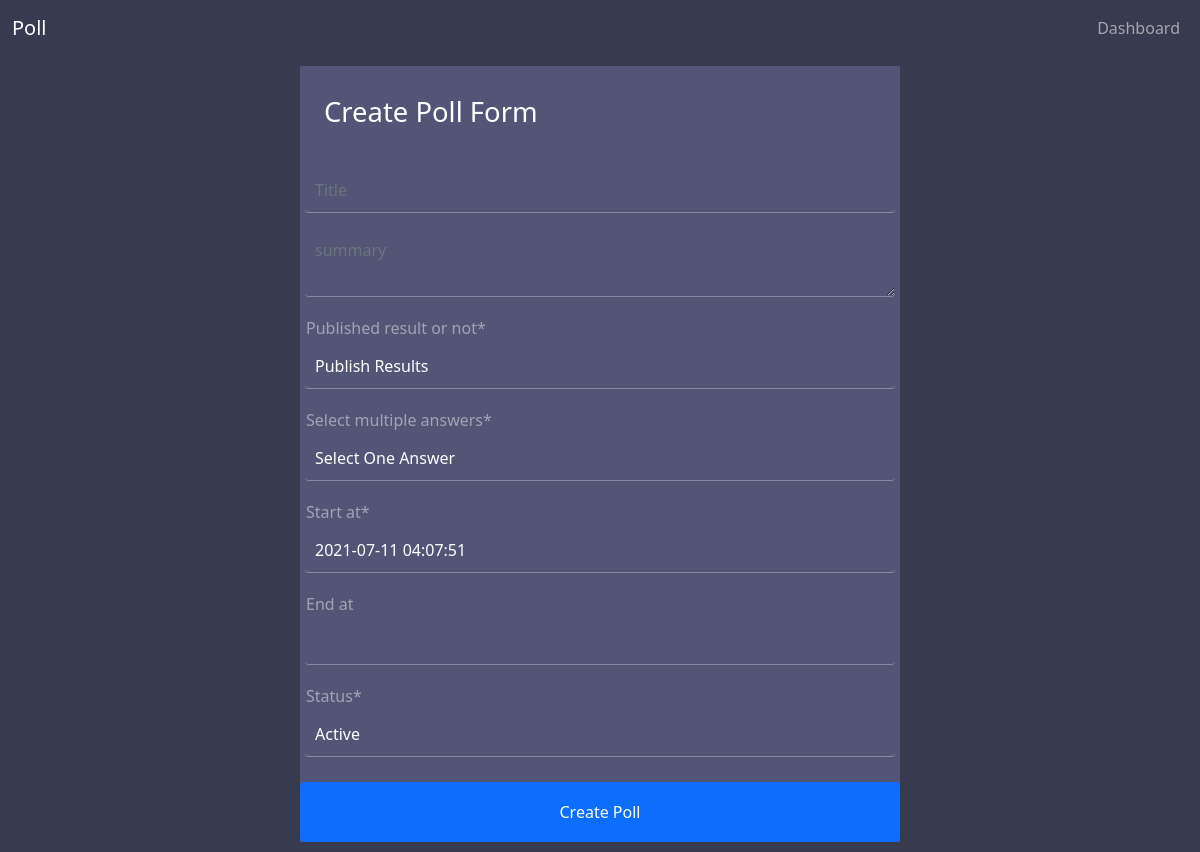
The page /update/30/ (signed in) on the database its author committed.
### poll/models.py (models this page shows, shortened)
class Poll(models.Model):
    author = models.ForeignKey(User, on_delete=models.CASCADE, null=True, blank=True)
    question = models.TextField(max_length=500)
    title = models.CharField(max_length=150, null=True, blank=True)
    summary = models.TextField(max_length=1000, null=True, blank=True)
    image = models.ImageField(null=True, blank=True, upload_to='poll_images')
    hide_results = models.BooleanField(default=False, choices=result_choices)
    multiple_answers = models.BooleanField(default=False, choices=multiple_answers_choices)
    views = models.IntegerField(default=0)
    created_at = models.DateTimeField(auto_now=True)
    start_at = models.DateTimeField(default=now)
    end_at = models.DateTimeField(null=True, blank=True)
    slug = models.SlugField(unique=True)
    status = models.BooleanField(default=True, choices=stats_choices)

### poll/views.py (the view, shortened to what this page needs)
# urls.py: path('update/<int:pk>/', PollUpdateView.as_view(), name='update_poll'),
class PollUpdateView(UserPassesTestMixin, UpdateView):
    model = Poll
    form_class = PollConfigForm
    template_name = 'poll/create_poll.html'
    def test_func(self):
        poll = self.get_object()
        user =  self.request.user
        try:
            return True if user.is_superuser or poll.author == user or poll.pollcode.code == self.request.GET.get('code') else False
        except:
            return False
        return context

### poll/forms.py
class PollConfigForm(ModelForm):
    class Meta:
        model = Poll
        fields = [
            'title',
            'summary',
            'hide_results',
            'multiple_answers',
            'start_at',
            'end_at',
            'status',
            ]
    def __init__(self, *args, **kwargs):
        super().__init__(*args, **kwargs)
        self.fields['title'].widget.attrs = {
            'placeholder':"Title"
            }
        self.fields['summary'].widget.attrs = {
            'placeholder':"summary"
            }
        self.fields['title'].label = ''
        self.fields['summary'].label = ''
        self.fields['hide_results'].label = 'Published result or not'
        self.fields['multiple_answers'].label = 'Select multiple answers'

### poll/templates/poll/create_poll.html (shortened to what this page needs)
{% extends 'poll/base.html' %}
{% load crispy_forms_tags %}
{% block content %}
<div class="account">
    <div class="form-container">
        <div class="form-header w-100 p-4 ">
            <h2>Create Poll Form</h2>
        </div>
        <form action="" method="POST" class="config-form">
            <div class="form-body mb-2">
                {{ form|crispy }}
            </div>
            <button class="btn btn-primary w-100" style="height: 60px;" type="submit">Create Poll</button>
        </form>
    </div>
</div>
{% endblock content %}

### static/css/poll.css (style rules this page uses)
.form-container { width: 600px; margin: 10px auto; background-color: white; }
body { background-color: #383a4f; }
.form-header { background: #525575; }
.form-header h2 { color: white; line-height: 1.618em; font-size: 1.714em; font-weight: 400; }
.form-body { padding: 2px 5px; }
.config-form input:not(input[type='submit']):not(input[type='file']), .config-form textarea, .config-form select { background: none; margin-bottom: 15px; padding: 10px; border: none; border-bottom: 1px solid rgba(255,255,255,0.3); color: white; width: 100%; transition: .3s; outline: none; }
.config-form option { color: black; outline: none; }
.config-form label { color: #f5f5f57d; padding: 4px 1px; }
.config-form { background-color: #525575; }

### rows shown on the page
Poll: hide_results "Publish Results", multiple_answers "Select One Answer", start_at "2021-07-11 04:07:51", status "Active"
